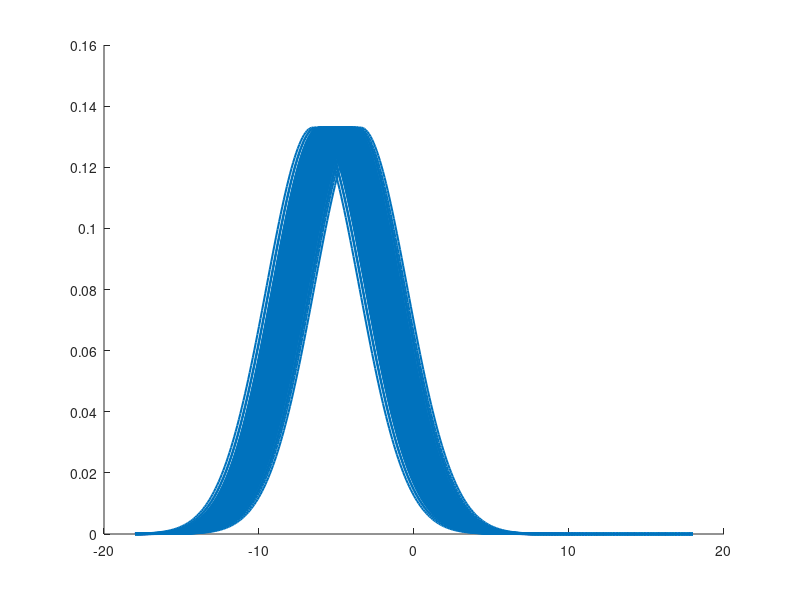

MATLAB code to generate this figure: (Note: this script raises an error after producing the figure.)
clear; close all;
load IR_50.mat

cmap = lines(max(labels));
hold on;

for i = 1:max(labels)
    % Find indices corresponding to the current label
    idx = find(labels == i);
    % Plot all curves for the current label
    h = plot(grid, Data(:, idx), 'Color', cmap(i, :), 'LineWidth', 1.5);
    
    % For multiple lines in one call, hide all but the first from the legend
    if numel(h) > 1
        set(h(2:end), 'HandleVisibility', 'off');
    end
    % Set the legend label for the first curve
    h(1).DisplayName = ['Cluster ' num2str(i)];
end

legend('show');


temp(25,15,15);
